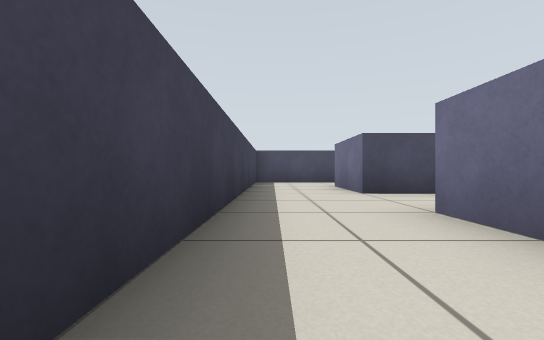
View 1 (above)

17 first-person views from a walk through a robot-simulator world made for Gazebo. The camera is 0.39 m above the floor, looks level and sees 90° across. The floor is counted in squares, 1 m on a side. Each view is taken from the middle of a square. On the plan, view 1 faces up. The plan holds only what a view shows up to about 9 squares ahead; the rest is blank. The robots in the file are not drawn.

View 2
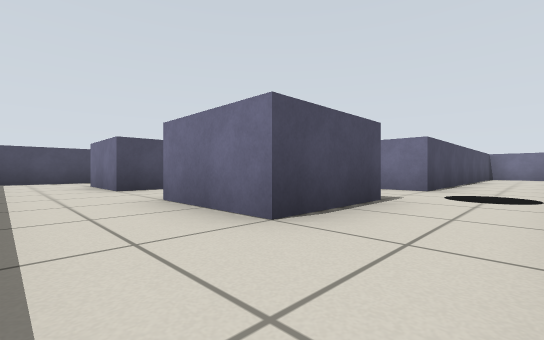

View 3
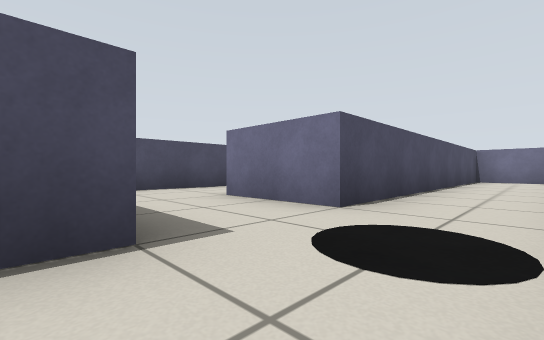

View 4
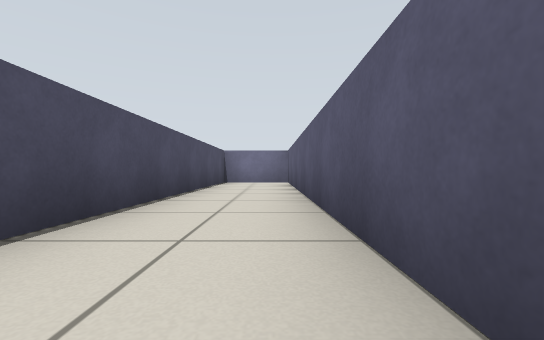

View 5
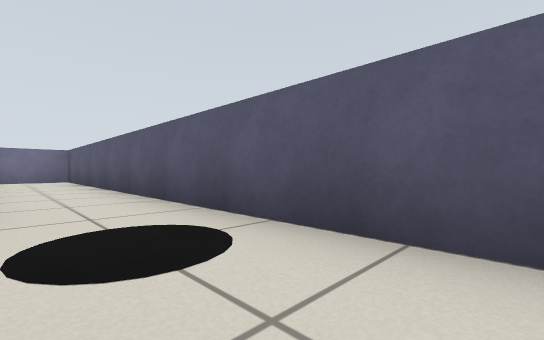

View 6
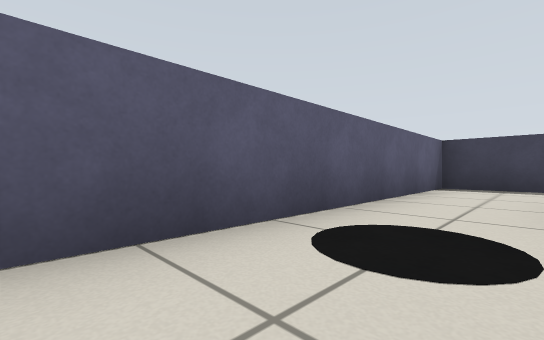

View 7
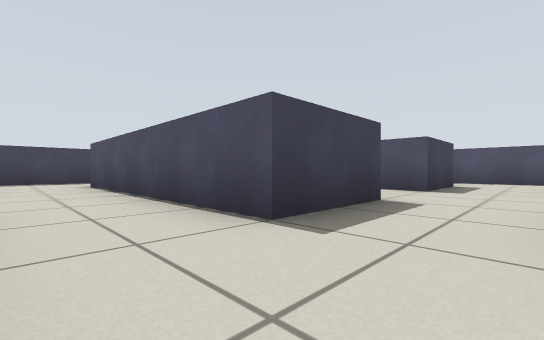

View 8
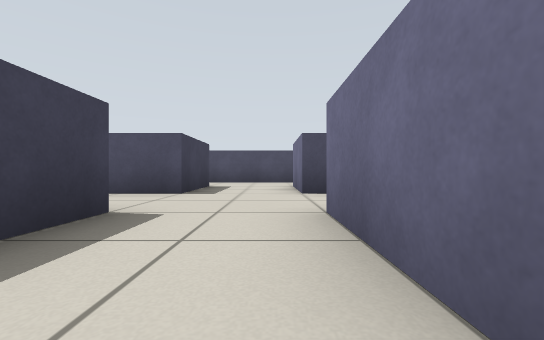

View 9
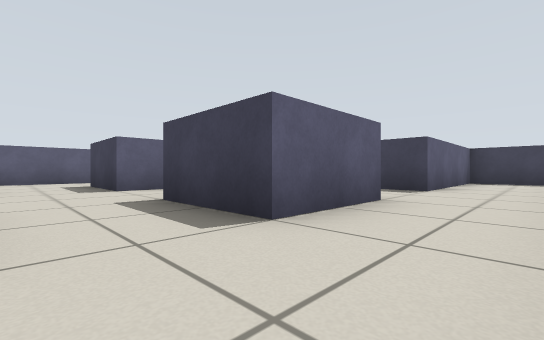

View 10
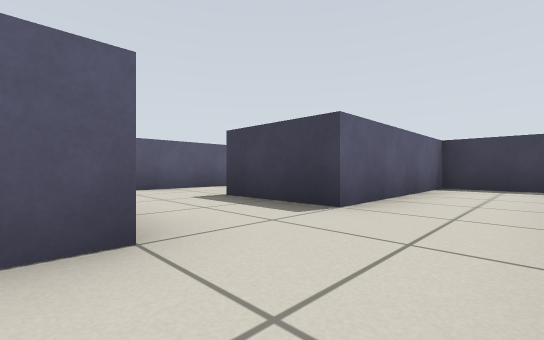

View 11
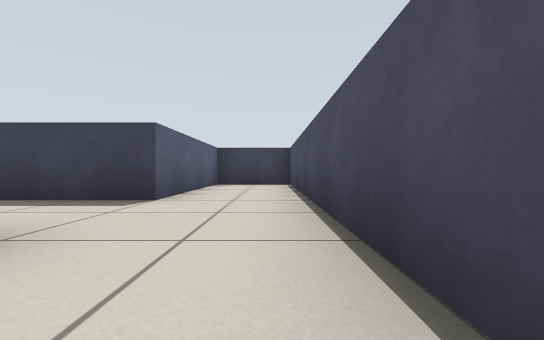

View 12
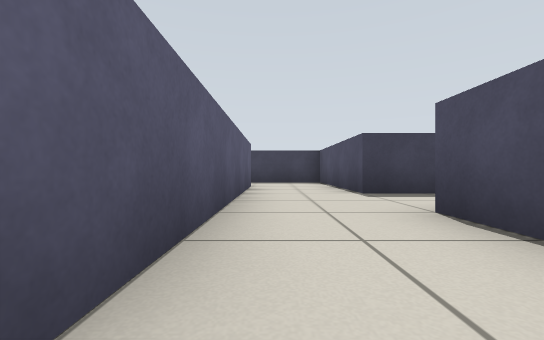

View 13
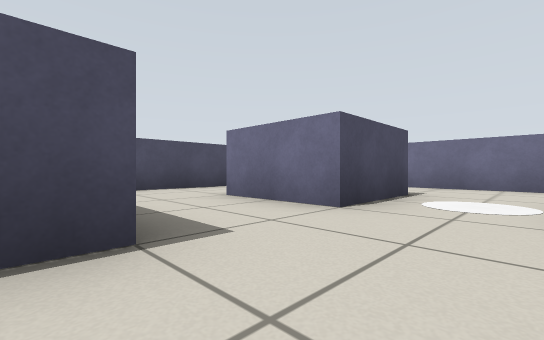

View 14
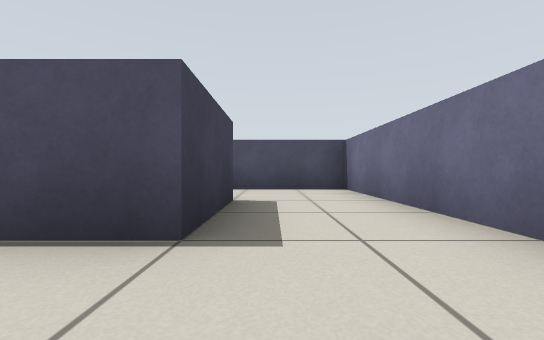

View 15
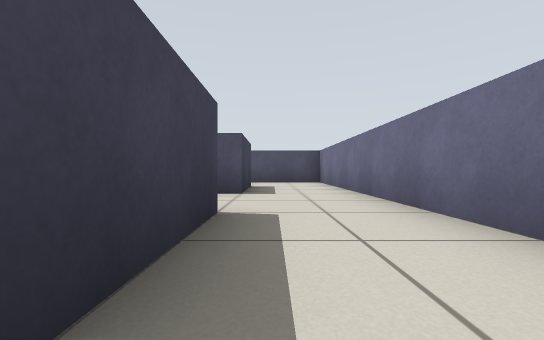

View 16
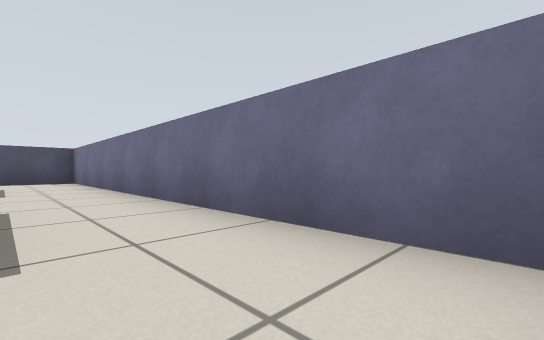

View 17
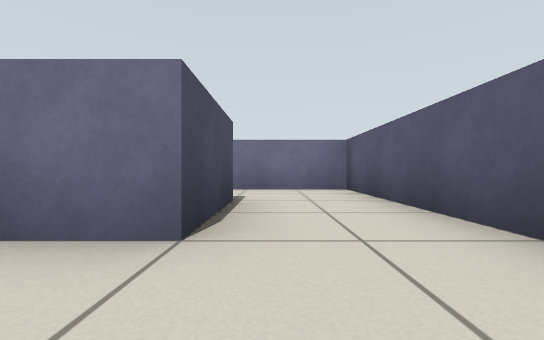

### Floor plan
Points are (right, up) in squares from view 1. A wall is a line through its corners. A room is listed if a view was taken in it or the views show most of it. See-through windows are left out.
Room 1 (views 1, 2)
walls: (-0.5, 2.5) (-0.5, -1.5) (1.5, -1.5); (1.5, 0.5) (1.5, 2.5)
ways out: opening at (2.5, -0.5) to room 2; opening at (0.5, 1.5) to room 11
Room 2 (views 3, 4, 5, 6)
walls: (3.5, 0.5) (1.5, 0.5); (1.5, -1.5) (13.5, -1.5) (13.5, 0.5) (5.5, 0.5) (5.5, 2.5)
ways out: opening at (2.5, -0.5) to room 1; opening at (4.5, 1.5) to room 10
Room 3 (views 7, 8, 17)
walls: (9.5, 4.5) (9.5, 6.5); (7, 2.5) (9.5, 2.5); (7.5, 6.5) (7.5, 4.5) (5.5, 4.5)
ways out: opening at (8.5, 5.5) to room 5; opening at (10.5, 3.5) to room 7; opening at (6.5, 3.5) to room 10
Room 4 (views 9, 10, 11)
walls: (5.5, 10.5) (7.5, 10.5); (9.5, 12.5) (5.5, 12.5)
ways out: opening at (8.5, 9.5) to room 5; opening at (6.5, 11.5) to room 9; opening at (10.5, 11.5) to room 12
Room 5 (views 12, 13)
walls: (9.5, 8.5) (9.5, 10.5); (7.5, 10.5) (7.5, 8.5) (5.5, 8.5); (5.5, 6.5) (7.5, 6.5)
ways out: opening at (8.5, 5.5) to room 3; opening at (8.5, 9.5) to room 4; opening at (10.5, 7.5) to room 6; opening at (6.5, 7.5) to room 8
Room 6 (view 14)
walls: (13.5, 6.5) (13.5, 10.5); (11.5, 10.5) (11.5, 8.5) (9.5, 8.5)
ways out: opening at (10.5, 7.5) to room 5; opening at (12.5, 5.5) to room 7; opening at (12.5, 9.5) to room 12
Room 7 (views 15, 16)
walls: (11.5, 6.5) (11.5, 4.5) (9.5, 4.5); (9.5, 2.5) (13.5, 2.5) (13.5, 6.5)
ways out: opening at (10.5, 3.5) to room 3; opening at (12.5, 5.5) to room 6
Room 8 (no view inside)
walls: (3.5, 10.5) (3.5, 8.5) (1.5, 8.5); (1.5, 6.5) (5.5, 6.5)
ways out: opening at (6.5, 7.5) to room 5; opening at (4.5, 9.5) to room 9; opening at (2.5, 7.5) to room 13
Room 9 (no view inside)
walls: (5.5, 12.5) (-0.5, 12.5) (-0.5, 10.5) (3.5, 10.5)
ways out: opening at (6.5, 11.5) to room 4; opening at (4.5, 9.5) to room 8
Room 10 (no view inside)
walls: (5.5, 4.5) (1.5, 4.5)
ways out: opening at (4.5, 1.5) to room 2; opening at (6.5, 3.5) to room 3; opening at (2.5, 3.5) to room 11
Room 11 (no view inside)
walls: (-0.5, 6.5) (-0.5, 2.5); (1.5, 4.5) (1.5, 6.5)
ways out: opening at (0.5, 1.5) to room 1; opening at (2.5, 3.5) to room 10; opening at (0.5, 5.5) to room 13
Room 12 (no view inside)
walls: (13.5, 10.5) (13.5, 12.5) (9.5, 12.5)
ways out: opening at (10.5, 11.5) to room 4; opening at (12.5, 9.5) to room 6
Room 13 (no view inside)
walls: (1.5, 8.5) (-0.5, 8.5) (-0.5, 6.5)
ways out: opening at (2.5, 7.5) to room 8; opening at (0.5, 5.5) to room 11

Positions as (right, up) in squares from view 1, and headings:
1: (0, 0), facing up
2: (0, -1), facing up-right
3: (3, -1), facing up-right
4: (5, -1), facing right
5: (3, 0), facing down-right
6: (6, 0), facing down-left
7: (9, 3), facing up-left
8: (9, 4), facing up
9: (9, 12), facing down-left
10: (6, 12), facing down-left
11: (7, 12), facing left
12: (8, 7), facing left
13: (7, 7), facing up-right
14: (12, 7), facing up
15: (12, 4), facing up
16: (12, 3), facing up-right
17: (8, 4), facing right
